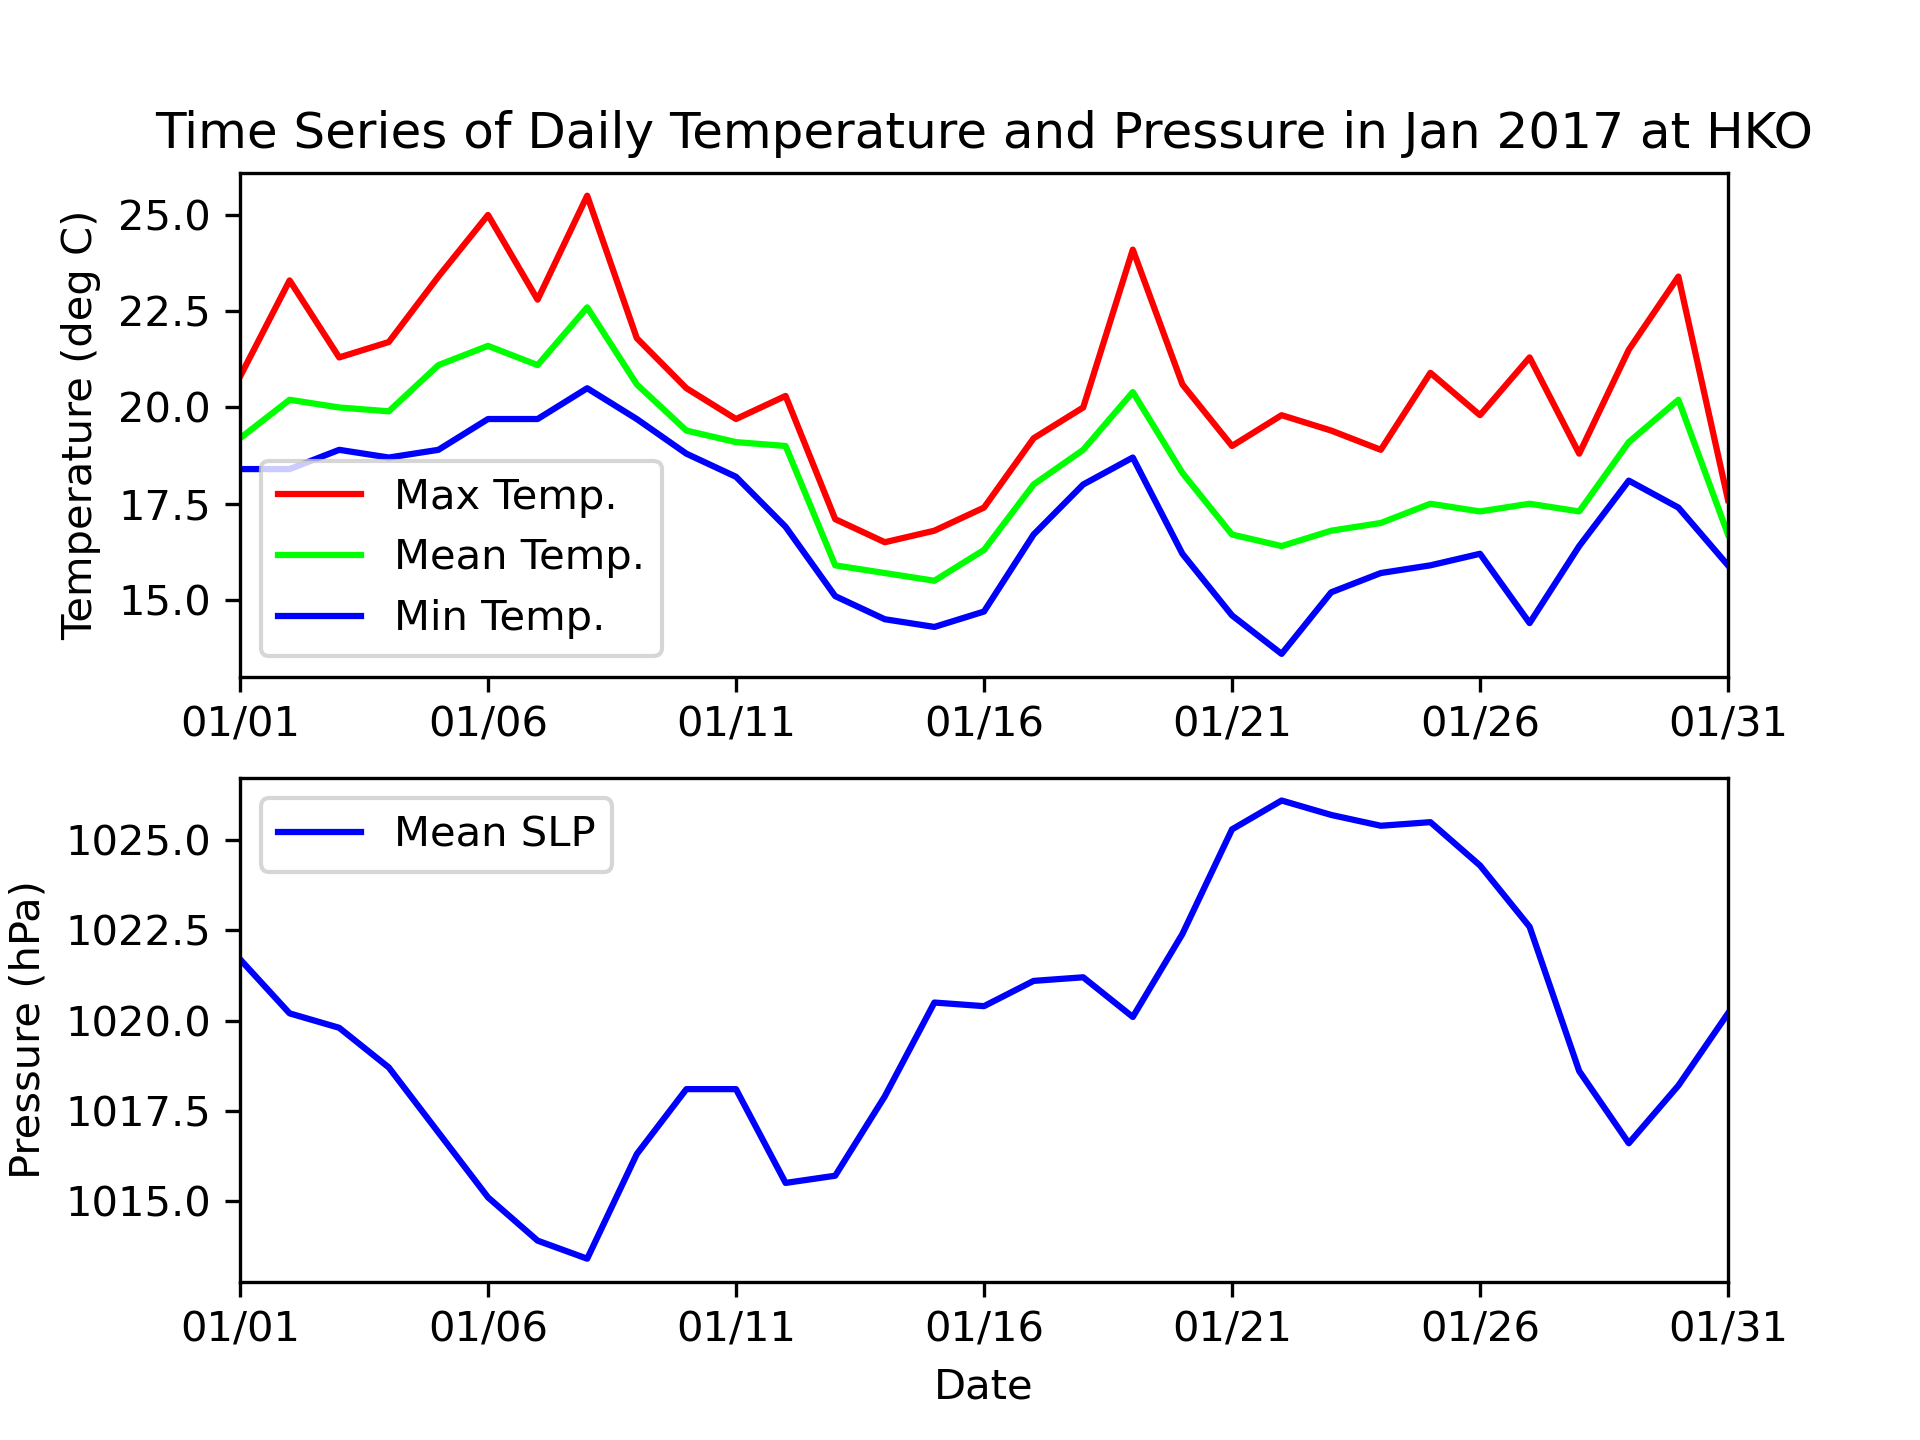

Here is the Python script that generated this plot:
import matplotlib.pyplot as plt
import matplotlib.dates as mdates #used to format date on x-axis
import pandas as pd
import datetime as dt

Jan_data = pd.read_csv("Jan2017.csv")

# Extracting pressure and temperature
mean_temp = Jan_data["Mean (deg. C)"][0:31]
min_temp = Jan_data["Absolute Daily Min (deg. C)"][0:31]
max_temp = Jan_data["Absolute Daily Max (deg. C)"][0:31]
pressure = Jan_data["Mean Pressure (hPa)"][0:31]
dates = Jan_data["Day"][0:31]

#Dates from 2017-01-01 to 2017-01-31
start = dt.datetime(year=2017, month=1, day=1)
end   = dt.datetime(year=2017, month=1, day=31)
dates = [start + dt.timedelta(days=x) for x in range(0, (end-start).days+1)]
#dates = pd.date_range(start=pd.datetime(2017,1,1), end=pd.datetime(2017,1,31), freq="1D")
for date in dates:
    print(date.strftime("%Y-%m-%d %H:%M:%S"))

#Figure and subplots
fig = plt.figure()
ax_temp = fig.add_subplot(2,1,1)
ax_pres = fig.add_subplot(2,1,2,sharex=ax_temp) #share the same x_axis with ax_temp

# Plot lines
max_line = ax_temp.plot(dates, max_temp, linestyle="-", color="r", label="Max Temp.")
mean_line = ax_temp.plot(dates, mean_temp, linestyle="-", color="lime", label="Mean Temp.")
min_line = ax_temp.plot(dates, min_temp, linestyle="-", color="blue", label="Min Temp.")
pres_line = ax_pres.plot(dates, pressure, linestyle="-", color="blue", label="Mean SLP")

# Add legend, title, labels
ax_temp.legend()
ax_pres.legend()
ax_temp.set_title("Time Series of Daily Temperature and Pressure in Jan 2017 at HKO")
ax_pres.set_xlabel("Date")
ax_temp.set_ylabel("Temperature (deg C)")
ax_pres.set_ylabel("Pressure (hPa)")

# Adjust x-ticks
date_fmt = mdates.DateFormatter("%m/%d")
ax_temp.xaxis.set_major_formatter(date_fmt)
date_interval = mdates.DayLocator(interval=5)
ax_temp.xaxis.set_major_locator(date_interval)
ax_temp.set_xlim(pd.datetime(2017,1,1), pd.datetime(2017,1,31))

# Save the output
fig.savefig("Jan2017.png",dpi=300)



